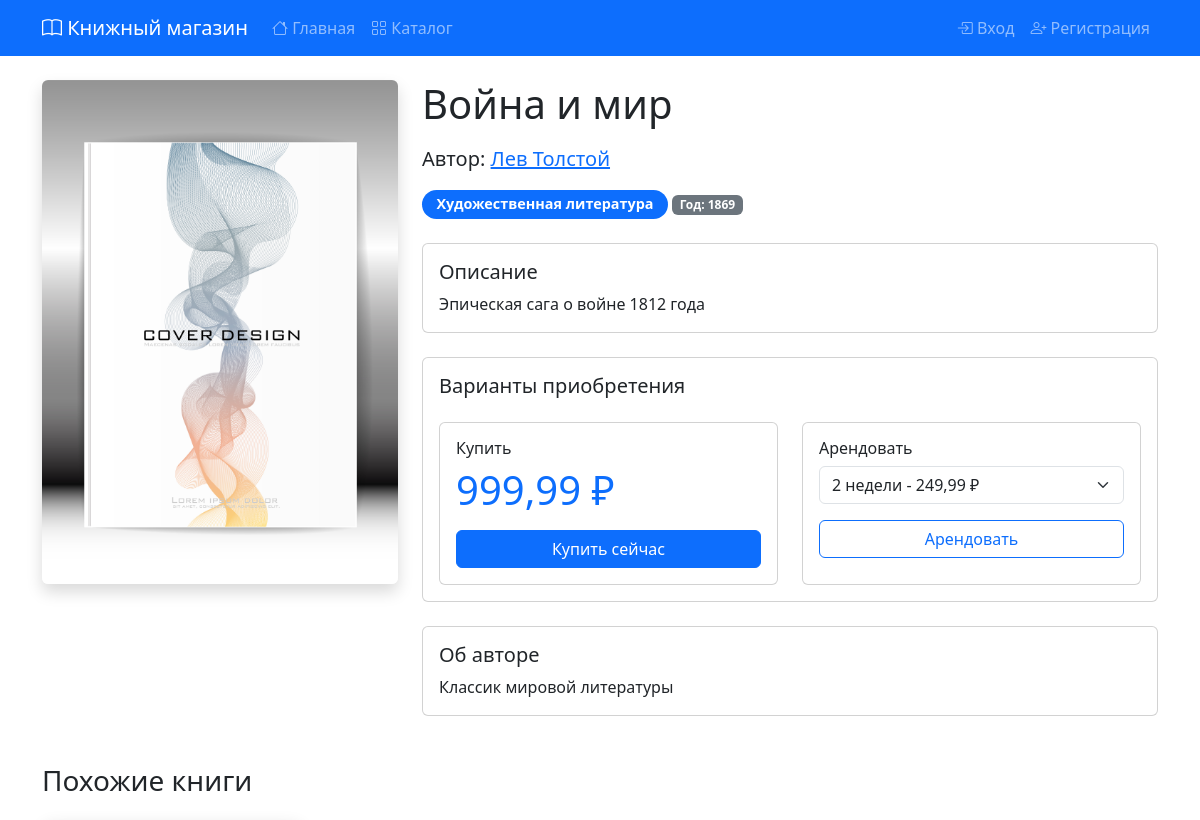
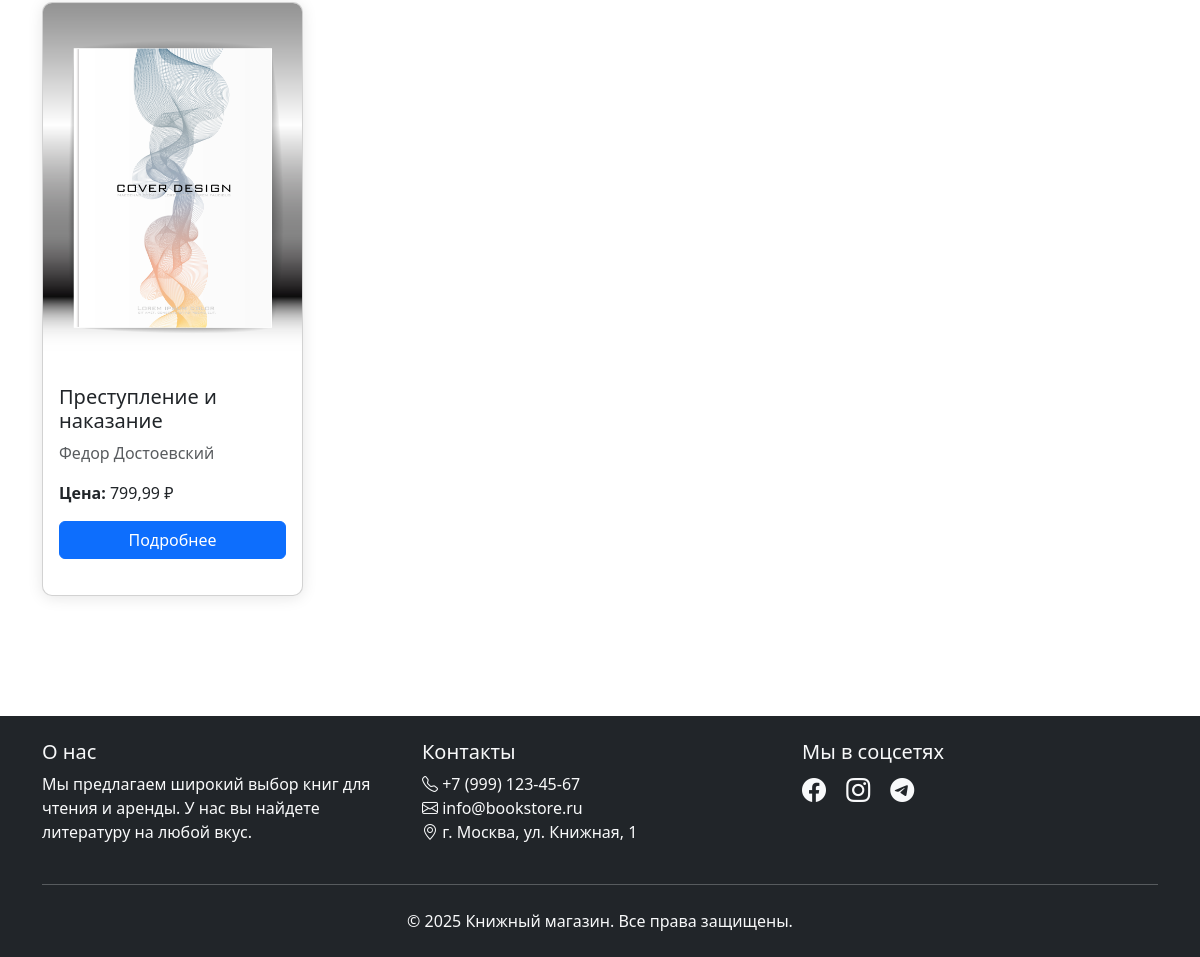
The page /book.php?id=2 on the database its author committed (2 pictures, top to bottom).
### tables this page shows
CREATE TABLE `books` (
  `id` int NOT NULL AUTO_INCREMENT,
  `title` varchar(255) NOT NULL,
  `author_id` int DEFAULT NULL,
  `category_id` int DEFAULT NULL,
  `description` text,
  `price` decimal(10,2) NOT NULL,
  `rental_price_2weeks` decimal(10,2) DEFAULT NULL,
  `rental_price_1month` decimal(10,2) DEFAULT NULL,
  `rental_price_3months` decimal(10,2) DEFAULT NULL,
  `publication_year` int DEFAULT NULL,
  `cover_image` varchar(255) DEFAULT '/assets/images/default-book.jpg',
  `stock_quantity` int DEFAULT '0',
  `is_available` tinyint(1) DEFAULT '1',
  `created_at` timestamp NULL DEFAULT CURRENT_TIMESTAMP,
  PRIMARY KEY (`id`),
  KEY `author_id` (`author_id`),
  KEY `category_id` (`category_id`),
  CONSTRAINT `books_ibfk_1` FOREIGN KEY (`author_id`) REFERENCES `authors` (`id`),
  CONSTRAINT `books_ibfk_2` FOREIGN KEY (`category_id`) REFERENCES `categories` (`id`)
);

CREATE TABLE `authors` (
  `id` int NOT NULL AUTO_INCREMENT,
  `name` varchar(150) NOT NULL,
  `bio` text,
  `photo_url` varchar(255) DEFAULT '/assets/images/default-author.jpg',
  `created_at` timestamp NULL DEFAULT CURRENT_TIMESTAMP,
  PRIMARY KEY (`id`)
);

CREATE TABLE `categories` (
  `id` int NOT NULL AUTO_INCREMENT,
  `name` varchar(100) NOT NULL,
  `description` text,
  `created_at` timestamp NULL DEFAULT CURRENT_TIMESTAMP,
  PRIMARY KEY (`id`)
);

### config.php (called while the page is built, shortened)
<?php
function formatPrice($price) {
    return number_format($price, 2, ',', ' ') . ' ₽';
}

### book.php (the view, shortened to what this page needs)
<?php
require_once 'includes/header.php';
$book_id = isset($_GET['id']) ? (int)$_GET['id'] : 0;
$stmt = $pdo->prepare("
    SELECT b.*, a.name as author_name, a.bio as author_bio, c.name as category_name
    FROM books b
    JOIN authors a ON b.author_id = a.id
    JOIN categories c ON b.category_id = c.id
    WHERE b.id = ?
");
$stmt->execute([$book_id]);
$book = $stmt->fetch();
$stmt = $pdo->prepare("
    SELECT b.*, a.name as author_name
    FROM books b
    JOIN authors a ON b.author_id = a.id
    WHERE b.category_id = ? AND b.id != ?
    LIMIT 4
");
$stmt->execute([$book['category_id'], $book_id]);
$similar_books = $stmt->fetchAll();
?>
<div class="row mb-5">
    <div class="col-md-4">
        <img src="<?php echo htmlspecialchars($book['cover_image']); ?>" class="img-fluid rounded shadow" alt="<?php echo htmlspecialchars($book['title']); ?>">
    </div>
    <div class="col-md-8">
        <h1 class="mb-3"><?php echo htmlspecialchars($book['title']); ?></h1>
        <p class="lead">Автор: <a href="/catalog.php?author=<?php echo $book['author_id']; ?>"><?php echo htmlspecialchars($book['author_name']); ?></a></p>
        <div class="mb-4">
            <span class="badge bg-primary category-badge">
                <a href="/catalog.php?category=<?php echo $book['category_id']; ?>" class="text-white text-decoration-none">
                    <?php echo htmlspecialchars($book['category_name']); ?>
                </a>
            </span>
            <span class="badge bg-secondary">Год: <?php echo $book['publication_year']; ?></span>
        </div>
        <div class="card mb-4">
            <div class="card-body">
                <h5 class="card-title">Описание</h5>
                <p class="card-text"><?php echo nl2br(htmlspecialchars($book['description'])); ?></p>
            </div>
        </div>
        <div class="card mb-4">
            <div class="card-body">
                <h5 class="card-title mb-4">Варианты приобретения</h5>
                <div class="row">
                    <div class="col-md-6">
                        <div class="card h-100">
                            <div class="card-body">
                                <h6 class="card-title">Купить</h6>
                                <p class="display-6 text-primary mb-3"><?php echo formatPrice($book['price']); ?></p>
                                <?php if ($book['stock_quantity'] > 0): ?>
                                <button class="btn btn-primary buy-button w-100" data-book-id="<?php echo $book['id']; ?>" data-action="purchase" id="purchaseButton">
                                    Купить сейчас
                                </button>
                                <?php else: ?>
                                <button class="btn btn-secondary w-100" disabled>Нет в наличии</button>
                                <?php endif; ?>
                            </div>
                        </div>
                    </div>
                    <div class="col-md-6">
                        <div class="card h-100">
                            <div class="card-body">
                                <h6 class="card-title">Арендовать</h6>
                                <div class="mb-3">
                                    <select class="form-select mb-3" id="rentDuration">
                                        <option value="2weeks">2 недели - <?php echo formatPrice($book['rental_price_2weeks']); ?></option>
                                    </select>
                                </div>
                                <?php if ($book['stock_quantity'] > 0): ?>
                                <button class="btn btn-outline-primary rent-button w-100" id="rentButton">
                                    Арендовать
                                </button>
                                <?php else: ?>
                                <button class="btn btn-outline-secondary w-100" disabled>
                                    Нет в наличии
                                </button>
                                <?php endif; ?>
                            </div>
                        </div>
                    </div>
                </div>
            </div>
        </div>
        <div class="card">
            <div class="card-body">
                <h5 class="card-title">Об авторе</h5>
                <p class="card-text"><?php echo nl2br(htmlspecialchars($book['author_bio'])); ?></p>
            </div>
        </div>
    </div>
</div>
<?php if (!empty($similar_books)): ?>
<section class="mb-5">
    <h3 class="mb-4">Похожие книги</h3>
    <div class="row g-4">
        <?php foreach ($similar_books as $similar): ?>
        <div class="col-md-3">
            <div class="card book-card h-100">
                <img src="<?php echo htmlspecialchars($similar['cover_image']); ?>" class="card-img-top" alt="<?php echo htmlspecialchars($similar['title']); ?>">
                <div class="card-body">
                    <h5 class="card-title"><?php echo htmlspecialchars($similar['title']); ?></h5>
                    <p class="card-text text-muted"><?php echo htmlspecialchars($similar['author_name']); ?></p>
                    <p class="card-text">
                        <strong>Цена: </strong><?php echo formatPrice($similar['price']); ?>
                    </p>
                    <a href="/book.php?id=<?php echo $similar['id']; ?>" class="btn btn-primary w-100">Подробнее</a>
                </div>
            </div>
        </div>
        <?php endforeach; ?>
    </div>
</section>
<?php endif; ?>
<div id="toastContainer" class="toast-container position-fixed bottom-0 end-0 p-3"></div>
<?php require_once 'includes/footer.php'; ?>

### assets/css/style.css (style rules this page uses)
:root { --primary-color: #0d6efd; --secondary-color: #6c757d; }
body { min-height: 100vh; display: flex; flex-direction: column; }
.book-card { position: relative; margin-bottom: 20px; background: #fff; border-radius: 10px; box-shadow: 0 2px 15px rgba(0, 0, 0, 0.1); transition: all 0.3s ease; overflow: hidden; }
.btn-primary { background-color: var(--primary-color); border-color: var(--primary-color); }
.category-badge { font-size: 0.9rem; padding: 0.5em 1em; border-radius: 20px; }

### rows shown on the page
books: cover_image (placeholder picture), title "Война и мир", author.name "Лев Толстой", category.name "Художественная литература", publication_year "1869", description "Эпическая сага о войне 1812 года", price "999,99 ₽", author.bio "Классик мировой литературы"
books: cover_image (placeholder picture), title "Преступление и наказание", author.name "Федор Достоевский", price "799,99 ₽"
